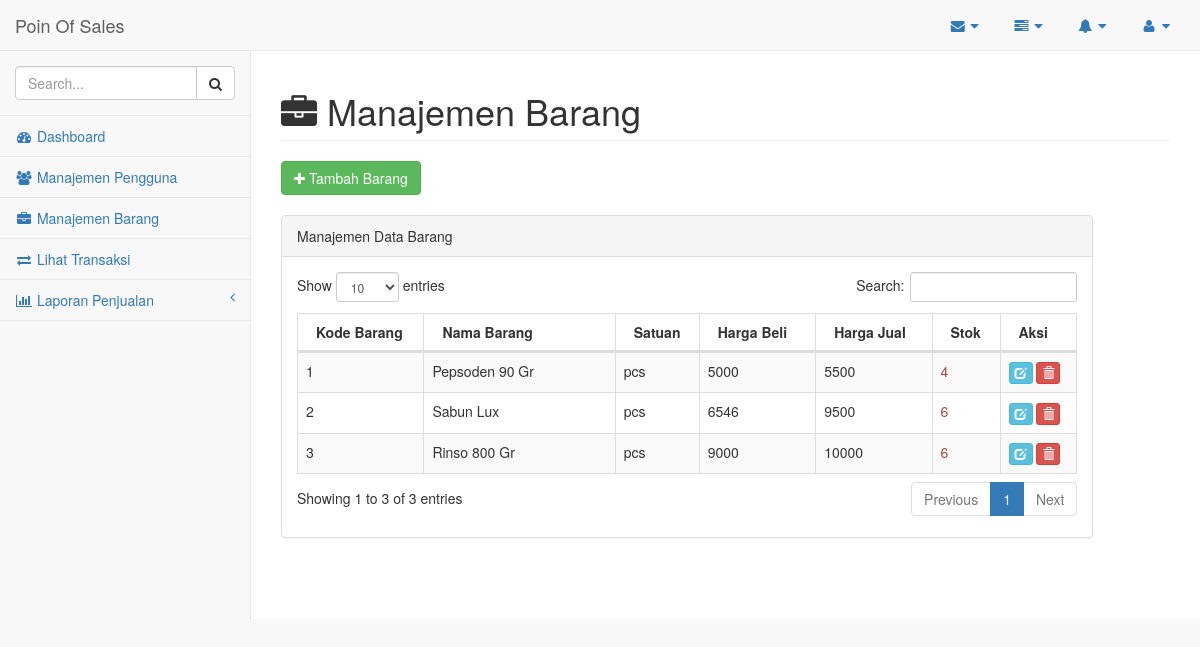
/index.php/barang, run on the app's committed database.
### tables this page shows
CREATE TABLE `barang` (
  `kodebarang` varchar(20) NOT NULL,
  `namabarang` varchar(45) DEFAULT NULL,
  `satuan` varchar(5) DEFAULT NULL,
  `hargabeli` int(11) DEFAULT NULL,
  `hargajual` int(11) DEFAULT NULL,
  `stok` int(11) DEFAULT NULL
);

### application/controllers/Barang.php (called while the page is built, shortened)
<?php
class Barang extends CI_Controller {
	public function index()
	{
		$this->load->model('barang_model');
		$data['databarang'] = $this->barang_model->selectbarang("barang")->result_array();
		$this->load->view('header');
		$this->load->view('sidebar');
		$this->load->view('admin/barang_page',$data);
	}
}

### index.php (called while the page is built, shortened)
<?php
require_once BASEPATH.'core/CodeIgniter.php';

### application/models/barang_model.php (called while the page is built, shortened)
<?php
class Barang_model extends CI_Model{
    function selectbarang($table){
        $this->db->select('*');
        $this->db->from($table);
        $query=$this->db->get();
        return $query;
    }
}
?>

### application/views/admin/barang_page.php (the view, shortened to what this page needs)
        <div id="page-wrapper">
            <div class="row">
                <div class="col-lg-12">
                    <h1 class="page-header"><i class="fa fa-briefcase"></i> Manajemen Barang</h1>
                </div>
            </div>
            <div class="row">
                <div class="col-lg-12">
                    <button type="button" class="btn btn-success" data-toggle="modal" data-target="#modalTambah"><i class="fa fa-plus"></i> Tambah Barang</button>
                </div>
            </div>
            <br>
            <div class="row">
                <div class="col-lg-11">
                    <div class="panel panel-default">
                        <div class="panel-heading">
                            Manajemen Data Barang
                        </div>
                        <div class="panel-body">
                            <table width="100%" class="table table-striped table-bordered table-hover" id="dataTables-example">
                                <thead>
                                    <tr>
                                        <th>Kode Barang</th>
                                        <th>Nama Barang</th>
                                        <th>Satuan</th>
                                        <th>Harga Beli</th>
                                        <th>Harga Jual</th>
                                        <th>Stok</th>
                                        <th>Aksi</th>
                                    </tr>
                                </thead>
                                <tbody>
                                <?php foreach ($databarang as $kolom) {
                                ?>
                                    <tr class="odd gradeX">
                                        <td><?php echo $kolom['kodebarang'];?></td>
                                        <td><?php echo $kolom['namabarang'];?></td>
                                        <td><?php echo $kolom['satuan'];?></td>
                                        <td class="center"><?php echo $kolom['hargabeli'];?></td>
                                        <td class="center"><?php echo $kolom['hargajual'];?></td>
                                        <?php
                                        $var ="";
                                        if ($kolom['stok']<1000) {
                                            $var='<td class="center text-danger">';
                                        }else if($kolom['stok']>=1000 && $kolom['stok']<=2000){
                                            $var ='<td class="center text-warning">';
                                        }else{
                                            $var ='<td class="center text-success">';
                                        }
                                        echo $var;
                                        echo $kolom['stok'];?></td>
                                        <td>
                                        <button type="button" name="ubah" id="ubah" class="btn btn-info btn-xs" data-toggle="modal" data-target="#modalUbah" data-id="<?php echo $kolom['kodebarang'];?>"><span class="glyphicon glyphicon-edit"></span></button>
                                        <button type="button" name="hapus" id="hapus" class="btn btn-danger btn-xs" data-toggle="modal" data-target="#modalHapus" data-id="<?php echo $kolom['kodebarang'];?>"><span class="glyphicon glyphicon-trash"></span>
</button>
                                        </td>
                                    </tr>
                                <?php } ?>
                                </tbody>
                            </table>
                        </div>
                    </div>
                </div>
            </div>
        </div>
</div>
</body>
</html>

### application/views/header.php (shortened to what this page needs)
<!DOCTYPE html>
<html lang="en">
<head>
    <link href="<?php echo base_url('assets/sbadmin/vendor/bootstrap/css/bootstrap.min.css');?>" rel="stylesheet">
    <link href="<?php echo base_url('assets/sbadmin/vendor/metisMenu/metisMenu.min.css');?>" rel="stylesheet">
    <link href="<?php echo base_url('assets/sbadmin/dist/css/sb-admin-2.css');?>" rel="stylesheet">
    <link href="<?php echo base_url('assets/sbadmin/vendor/morrisjs/morris.css');?>" rel="stylesheet">
    <link href="<?php echo base_url('assets/sbadmin/vendor/font-awesome/css/font-awesome.min.css');?>" rel="stylesheet" type="text/css">
    <link href="<?php echo base_url('assets/sbadmin/vendor/datatables-plugins/dataTables.bootstrap.css');?>" rel="stylesheet">
    <link href="<?php echo base_url('assets/vendor/datatables-responsive/dataTables.responsive.css');?>" rel="stylesheet">
</head>
<body>
    <div id="wrapper">
        <nav class="navbar navbar-default navbar-static-top" role="navigation" style="margin-bottom: 0">
            <div class="navbar-header">
                <a class="navbar-brand" href="index.html">Poin Of Sales</a>
            </div>
            <ul class="nav navbar-top-links navbar-right">
                <li class="dropdown">
                    <a class="dropdown-toggle" data-toggle="dropdown" href="#">
                        <i class="fa fa-envelope fa-fw"></i> <i class="fa fa-caret-down"></i>
                    </a>
                </li>
                <li class="dropdown">
                    <a class="dropdown-toggle" data-toggle="dropdown" href="#">
                        <i class="fa fa-tasks fa-fw"></i> <i class="fa fa-caret-down"></i>
                    </a>
                </li>
                <li class="dropdown">
                    <a class="dropdown-toggle" data-toggle="dropdown" href="#">
                        <i class="fa fa-bell fa-fw"></i> <i class="fa fa-caret-down"></i>
                    </a>
                </li>
                <li class="dropdown">
                    <a class="dropdown-toggle" data-toggle="dropdown" href="#">
                        <i class="fa fa-user fa-fw"></i> <i class="fa fa-caret-down"></i>
                    </a>
                </li>
            </ul>

### application/views/sidebar.php (shortened to what this page needs)
<div class="navbar-default sidebar" role="navigation">
                <div class="sidebar-nav navbar-collapse">
                    <ul class="nav" id="side-menu">
                        <li class="sidebar-search">
                            <div class="input-group custom-search-form">
                                <input type="text" class="form-control" placeholder="Search...">
                                <span class="input-group-btn">
                                <button class="btn btn-default" type="button">
                                    <i class="fa fa-search"></i>
                                </button>
                            </span>
                            </div>
                        </li>
                        <li>
                            <a href="<?php echo site_url('dashboard');?>"><i class="fa fa-dashboard fa-fw"></i> Dashboard</a>
                        </li>
                        <li>
                            <a href="<?php echo site_url('pengguna');?>"><i class="fa fa-group fa-fw"></i> Manajemen Pengguna</a>
                        </li>
                        <li>
                            <a href="<?php echo site_url('barang');?>"><i class="fa fa-briefcase fa-fw"></i> Manajemen Barang</a>
                        </li>
                        <li>
                            <a href="<?php echo site_url('transaksi');?>"><i class="fa fa-exchange fa-fw"></i> Lihat Transaksi</a>
                        </li>
                        <li>
                            <a href="#"><i class="fa fa-bar-chart-o fa-fw"></i> Laporan Penjualan<span class="fa arrow"></span></a>
                        </li>
                    </ul>
                </div>
            </div>
        </nav>

### data on the page
barang: kodebarang "1", namabarang "Pepsoden 90 Gr", satuan "pcs", hargabeli "5000", hargajual "5500", stok "4"
barang: kodebarang "2", namabarang "Sabun Lux", satuan "pcs", hargabeli "6546", hargajual "9500", stok "6"
barang: kodebarang "3", namabarang "Rinso 800 Gr", satuan "pcs", hargabeli "9000", hargajual "10000", stok "6"
